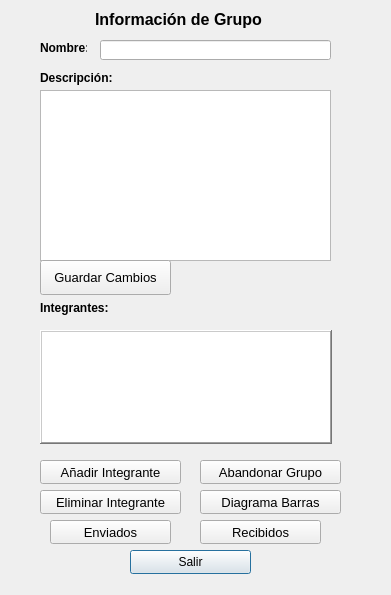
<?xml version="1.0" encoding="UTF-8"?>
<ui version="4.0">
 <class>info_grupo</class>
 <widget class="QDialog" name="info_grupo">
  <property name="geometry">
   <rect>
    <x>0</x>
    <y>0</y>
    <width>391</width>
    <height>595</height>
   </rect>
  </property>
  <property name="windowTitle">
   <string>Información Grupo</string>
  </property>
  <widget class="QLabel" name="label_4">
   <property name="geometry">
    <rect>
     <x>90</x>
     <y>10</y>
     <width>177</width>
     <height>19</height>
    </rect>
   </property>
   <property name="font">
    <font>
     <pointsize>12</pointsize>
     <weight>75</weight>
     <bold>true</bold>
    </font>
   </property>
   <property name="text">
    <string>Información de Grupo</string>
   </property>
   <property name="alignment">
    <set>Qt::AlignCenter</set>
   </property>
  </widget>
  <widget class="QPushButton" name="btSalir">
   <property name="geometry">
    <rect>
     <x>130</x>
     <y>550</y>
     <width>121</width>
     <height>24</height>
    </rect>
   </property>
   <property name="text">
    <string>Salir</string>
   </property>
  </widget>
  <widget class="QPushButton" name="btdiagramabarras">
   <property name="geometry">
    <rect>
     <x>200</x>
     <y>490</y>
     <width>141</width>
     <height>24</height>
    </rect>
   </property>
   <property name="font">
    <font>
     <pointsize>10</pointsize>
    </font>
   </property>
   <property name="text">
    <string>Diagrama Barras</string>
   </property>
  </widget>
  <widget class="QPushButton" name="btenviados">
   <property name="geometry">
    <rect>
     <x>50</x>
     <y>520</y>
     <width>121</width>
     <height>24</height>
    </rect>
   </property>
   <property name="font">
    <font>
     <pointsize>10</pointsize>
    </font>
   </property>
   <property name="text">
    <string>Enviados</string>
   </property>
  </widget>
  <widget class="QPushButton" name="btrecibidos">
   <property name="geometry">
    <rect>
     <x>200</x>
     <y>520</y>
     <width>121</width>
     <height>24</height>
    </rect>
   </property>
   <property name="font">
    <font>
     <pointsize>10</pointsize>
    </font>
   </property>
   <property name="text">
    <string>Recibidos</string>
   </property>
  </widget>
  <widget class="QPushButton" name="bteliminarintegrante">
   <property name="geometry">
    <rect>
     <x>40</x>
     <y>490</y>
     <width>141</width>
     <height>24</height>
    </rect>
   </property>
   <property name="font">
    <font>
     <pointsize>10</pointsize>
    </font>
   </property>
   <property name="text">
    <string>Eliminar Integrante</string>
   </property>
  </widget>
  <widget class="QPushButton" name="btAbandonargrupo">
   <property name="geometry">
    <rect>
     <x>200</x>
     <y>460</y>
     <width>141</width>
     <height>24</height>
    </rect>
   </property>
   <property name="font">
    <font>
     <pointsize>10</pointsize>
    </font>
   </property>
   <property name="text">
    <string>Abandonar Grupo</string>
   </property>
  </widget>
  <widget class="QLabel" name="label_3">
   <property name="geometry">
    <rect>
     <x>40</x>
     <y>300</y>
     <width>171</width>
     <height>16</height>
    </rect>
   </property>
   <property name="font">
    <font>
     <weight>75</weight>
     <bold>true</bold>
    </font>
   </property>
   <property name="text">
    <string>Integrantes:</string>
   </property>
  </widget>
  <widget class="QListWidget" name="listIntegrantes">
   <property name="geometry">
    <rect>
     <x>40</x>
     <y>330</y>
     <width>292</width>
     <height>114</height>
    </rect>
   </property>
   <property name="font">
    <font>
     <pointsize>11</pointsize>
     <weight>50</weight>
     <bold>false</bold>
    </font>
   </property>
   <property name="frameShape">
    <enum>QFrame::WinPanel</enum>
   </property>
   <property name="frameShadow">
    <enum>QFrame::Raised</enum>
   </property>
   <property name="alternatingRowColors">
    <bool>true</bool>
   </property>
  </widget>
  <widget class="QPushButton" name="btAgregar">
   <property name="enabled">
    <bool>true</bool>
   </property>
   <property name="geometry">
    <rect>
     <x>40</x>
     <y>460</y>
     <width>141</width>
     <height>24</height>
    </rect>
   </property>
   <property name="font">
    <font>
     <pointsize>10</pointsize>
    </font>
   </property>
   <property name="text">
    <string>Añadir Integrante</string>
   </property>
  </widget>
  <widget class="QLabel" name="label_2">
   <property name="geometry">
    <rect>
     <x>40</x>
     <y>70</y>
     <width>121</width>
     <height>16</height>
    </rect>
   </property>
   <property name="font">
    <font>
     <weight>75</weight>
     <bold>true</bold>
    </font>
   </property>
   <property name="text">
    <string>Descripción:</string>
   </property>
   <property name="scaledContents">
    <bool>false</bool>
   </property>
  </widget>
  <widget class="QTextEdit" name="txtDescripcion">
   <property name="geometry">
    <rect>
     <x>40</x>
     <y>90</y>
     <width>291</width>
     <height>171</height>
    </rect>
   </property>
   <property name="frameShape">
    <enum>QFrame::StyledPanel</enum>
   </property>
   <property name="frameShadow">
    <enum>QFrame::Sunken</enum>
   </property>
  </widget>
  <widget class="QLineEdit" name="txtGrupo">
   <property name="geometry">
    <rect>
     <x>100</x>
     <y>40</y>
     <width>231</width>
     <height>20</height>
    </rect>
   </property>
   <property name="readOnly">
    <bool>true</bool>
   </property>
  </widget>
  <widget class="QLabel" name="label">
   <property name="geometry">
    <rect>
     <x>40</x>
     <y>40</y>
     <width>47</width>
     <height>16</height>
    </rect>
   </property>
   <property name="font">
    <font>
     <weight>75</weight>
     <bold>true</bold>
    </font>
   </property>
   <property name="text">
    <string>Nombre:</string>
   </property>
  </widget>
  <widget class="QPushButton" name="btGuardar">
   <property name="geometry">
    <rect>
     <x>40</x>
     <y>260</y>
     <width>131</width>
     <height>35</height>
    </rect>
   </property>
   <property name="font">
    <font>
     <pointsize>10</pointsize>
    </font>
   </property>
   <property name="text">
    <string>Guardar Cambios</string>
   </property>
  </widget>
 </widget>
 <resources/>
 <connections>
  <connection>
   <sender>btSalir</sender>
   <signal>clicked()</signal>
   <receiver>info_grupo</receiver>
   <slot>reject()</slot>
   <hints>
    <hint type="sourcelabel">
     <x>272</x>
     <y>357</y>
    </hint>
    <hint type="destinationlabel">
     <x>154</x>
     <y>544</y>
    </hint>
   </hints>
  </connection>
 </connections>
</ui>
